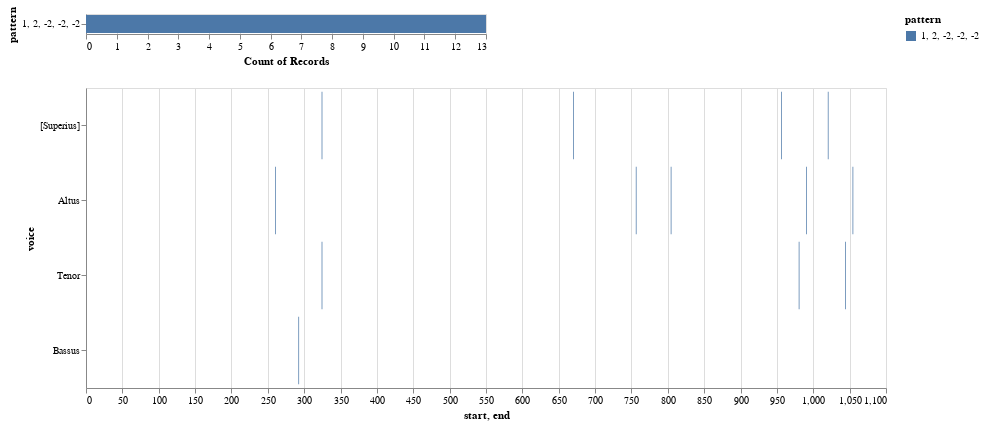

Notebook source saved alongside this figure:
### Markdown cell above
* Note that in the plot tool below each **selected pattern** must be **strings assembled as a tuple, then all presented as list**:

> `selected_patterns=[('1', '2', '-2', '-2', '-2')]`

### Code cell
# note that each selected pattern must be strings assembled as a tuple, then all presented as list
# Thus: selected_patterns=[('1', '2', '-2', '-2', '-2')]
viz.plot_ngrams_heatmap(mel_ngrams,selected_patterns=[('1', '2', '-2', '-2', '-2')], voices=[])

### Figure 1 — Vega-Lite specification as saved in the notebook (floating-point values rounded to 4 significant figures)
{"config": {"view": {"continuousWidth": 400, "continuousHeight": 300}}, "vconcat": [{"mark": "bar", "encoding": {"color": {"type": "nominal", "field": "pattern"}, "opacity": {"condition": {"value": 1, "selection": "selector016"}, "value": 0.2}, "x": {"type": "nominal", "aggregate": "count", "field": "pattern"}, "y": {"type": "nominal", "field": "pattern"}}, "selection": {"selector016": {"type": "multi", "fields": ["pattern"]}}}, {"mark": "bar", "encoding": {"color": {"type": "nominal", "field": "pattern"}, "opacity": {"condition": {"value": 1, "selection": "selector016"}, "value": 0.2}, "tooltip": [{"type": "quantitative", "field": "start"}, {"type": "quantitative", "field": "end"}, {"type": "nominal", "field": "pattern"}], "x": {"type": "quantitative", "field": "start"}, "x2": {"field": "end"}, "y": {"type": "nominal", "field": "voice", "sort": null}}, "height": 300, "selection": {"selector016": {"type": "multi", "fields": ["pattern"]}}, "width": 800}], "data": {"name": "data-bcfb65a089d70ed60d1cd66f391cc144"}, "$schema": "https://vega.github.io/schema/vega-lite/v4.8.1.json", "datasets": {"data-bcfb65a089d70ed60d1cd66f391cc144": [{"start": 324.0, "voice": "[Superius]", "pattern": "1, 2, -2, -2, -2", "end": 325.0}, {"start": 670.0, "voice": "[Superius]", "pattern": "1, 2, -2, -2, -2", "end": 671.0}, {"start": 956.0, "voice": "[Superius]", "pattern": "1, 2, -2, -2, -2", "end": 957.0}, {"start": 1020.0, "voice": "[Superius]", "pattern": "1, 2, -2, -2, -2", "end": 1021.0}, {"start": 260.0, "voice": "Altus", "pattern": "1, 2, -2, -2, -2", "end": 261.0}, {"start": 756.0, "voice": "Altus", "pattern": "1, 2, -2, -2, -2", "end": 757.0}, {"start": 804.0, "voice": "Altus", "pattern": "1, 2, -2, -2, -2", "end": 805.0}, {"start": 990.0, "voice": "Altus", "pattern": "1, 2, -2, -2, -2", "end": 991.0}, {"start": 1054.0, "voice": "Altus", "pattern": "1, 2, -2, -2, -2", "end": 1055.0}, {"start": 324.0, "voice": "Tenor", "pattern": "1, 2, -2, -2, -2", "end": 325.0}, {"start": 980.0, "voice": "Tenor", "pattern": "1, 2, -2, -2, -2", "end": 981.0}, {"start": 1044.0, "voice": "Tenor", "pattern": "1, 2, -2, -2, -2", "end": 1045.0}, {"start": 292.0, "voice": "Bassus", "pattern": "1, 2, -2, -2, -2", "end": 293.0}]}}
